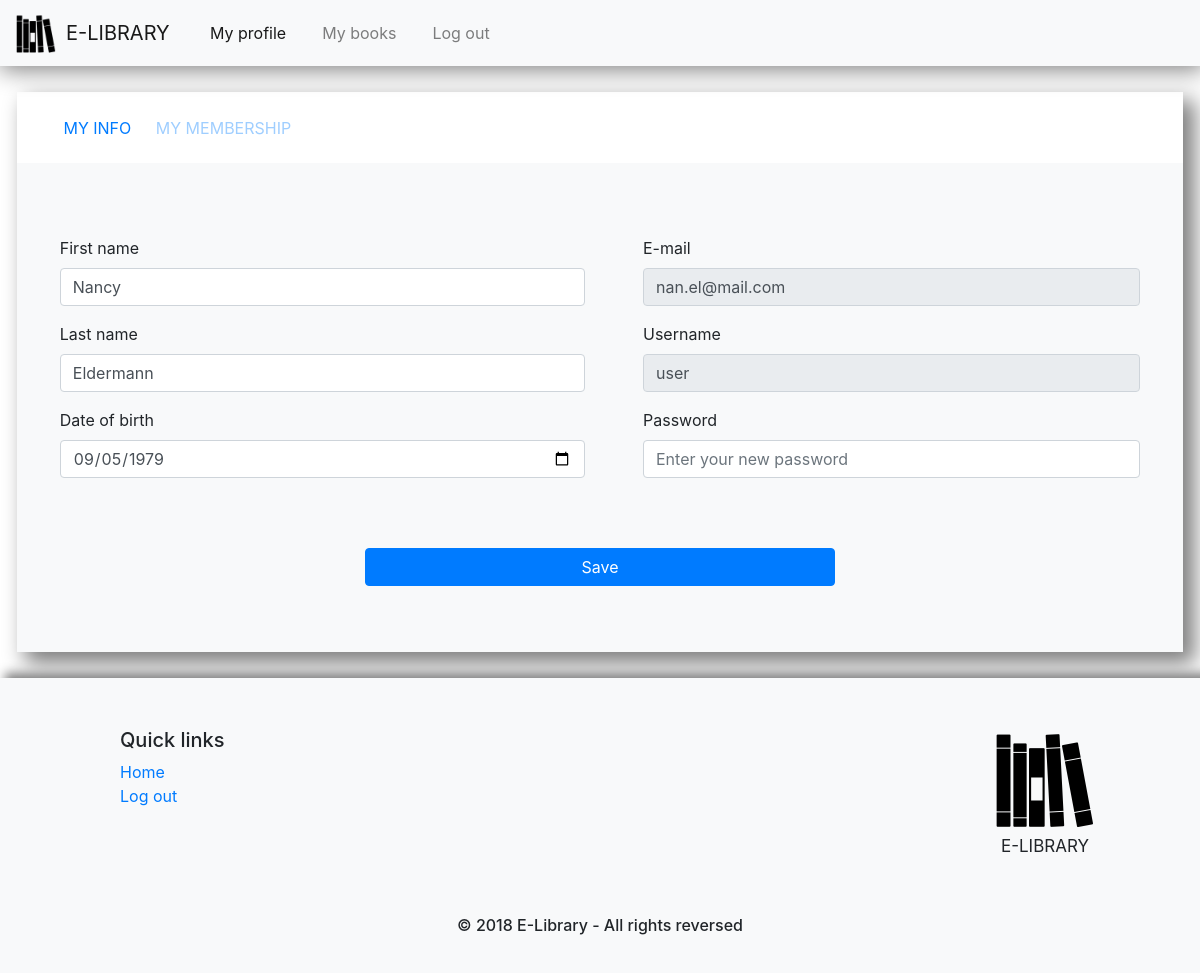
Screenshot of /interface/pages/user-profile.php (signed in) with the database file from the repository.
### tables this page shows
CREATE TABLE `user` (
  `id_user` int(11) NOT NULL,
  `firstname` varchar(255) NOT NULL,
  `lastname` varchar(255) NOT NULL,
  `date_of_birth` date NOT NULL,
  `e_mail` varchar(50) NOT NULL,
  `username` varchar(20) NOT NULL,
  `password` varchar(255) NOT NULL,
  `approval` tinyint(4) NOT NULL DEFAULT '0',
  `status` tinyint(4) NOT NULL DEFAULT '1',
  `id_role` int(11) NOT NULL DEFAULT '0'
);

### data/data_models/user.php (called while the page is built, shortened)
<?php
	class user {
		protected $_firstname;
		protected $_lastname;
		protected $_date_of_birth;
		protected $_e_mail;
		protected $_username;
		protected $_role;
		public function __construct ($firstname, $lastname, $date_of_birth, $e_mail, $username, $password, $approval, $status, $role) {
			$this->_firstname = $firstname;
			$this->_lastname = $lastname;
			$this->_date_of_birth = $date_of_birth;
			$this->_e_mail = $e_mail;
			$this->_username = $username;
			$this->_role = $role;
    		}
   		public function get_firstname() {
			return $this->_firstname;
		}
   		public function get_lastname() {
			return $this->_lastname;
		}
   		public function get_date_of_birth() {
			return $this->_date_of_birth;
		}
		public function get_e_mail() {
			return $this->_e_mail;
		}
		public function get_username() {
			return $this->_username;
		}
		public function get_role() {
			return $this->_role;
		}
	}
?>

### data/data_models/role.php (called while the page is built, shortened)
<?php
	class role {
		protected $_role_title;
		public function __construct ($role_title) {
			$this->_role_title = $role_title;
    		}
   		public function get_role_title() {
			return $this->_role_title;
		}
	}
?>

### data/data_access/roleDAO.php (called while the page is built, shortened)
<?php
	require_once __DIR__.'/../../data/data_connect/connection.php';
	require_once __DIR__.'/../../data/data_models/role.php';
	class roleDAO extends connection implements query_interface{
		public function get_by_id($id){
			$connection = $this->get_connection();
			$sql = "SELECT * FROM role WHERE id_role = ? ";
			$statement = $connection->prepare($sql);
			$statement->bind_param("i",$id);
			$statement->execute();
			$result = $statement->get_result();
			if ($result->num_rows == 1) {
				$row = $result->fetch_assoc();
				$role = new role($row["role_title"]);
				$role->set_id_role($row["id_role"]);
				return $role;
			}
			return null;
		}
	}
?>

### data/data_access/userDAO.php (called while the page is built, shortened)
<?php
	require_once __DIR__.'/../../data/data_connect/connection.php';
	require_once __DIR__.'/../../data/data_access/roleDAO.php';
	require_once __DIR__.'/../../data/data_models/user.php';
	class userDAO extends connection implements query_interface{
		public function get_by_id($id){
			$connection = $this->get_connection();
			$sql = "SELECT * FROM user WHERE id_user = ? ";
			$statement = $connection->prepare($sql);
			$statement->bind_param("i",$id);
			$statement->execute();
			$result = $statement->get_result();
			$roleDao = new roleDAO();
			if ($result->num_rows == 1) {
				$row = $result->fetch_assoc();
				$role = $roleDao->get_by_id($row["id_role"]);
				$user = new user($row["firstname"],$row["lastname"],$row["date_of_birth"],$row["e_mail"],
					$row["username"],$row["password"],$row["approval"],$row["status"],$role);
				$user->set_id_user($row["id_user"]);
				return $user;
			}
			return null;
		}
		public function get_by_username($username){
			$connection = $this->get_connection();
			$sql = "SELECT * FROM user WHERE username = ? ";
			$statement = $connection->prepare($sql);
			$statement->bind_param("s",$username);
			$statement->execute();
			$result = $statement->get_result();
			$roleDao = new roleDAO();
			if ($result->num_rows == 1) {
				$row = $result->fetch_assoc();
				$role = $roleDao->get_by_id($row["id_role"]);
				$user = new user($row["firstname"],$row["lastname"],$row["date_of_birth"], $row["e_mail"],
					$row["username"],$row["password"],$row["approval"],$row["status"],$role);
				$user->set_id_user($row["id_user"]);
				return $user;
			}
			return null;
		}
	}
?>

### data/data_helpers/helpers.php (called while the page is built, shortened)
<?php
	include_once __DIR__.'/../data_access/memberDAO.php';
	include_once __DIR__.'/../data_access/userDAO.php';
	class helpers{
		public function is_member($username){
			$userDao = new userDAO();
			$user = $userDao->get_by_username($username);
			$memberDao = new memberDAO();
			$member = $memberDao->get_by_user($user);
			return $member ? true : false;
		}
	}
?>

### data/data_connect/connection.php (called while the page is built, shortened)
<?php
	class connection {
		public function get_connection(){
			$this->_connection = mysqli_connect("localhost", "root", "", "library");
			return $this->_connection;
		}
	}
?>

### data/data_access/memberDAO.php (called while the page is built, shortened)
<?php
	require_once __DIR__.'/../../data/data_connect/connection.php';
	require_once __DIR__.'/../../data/data_access/addressDAO.php';
	require_once __DIR__.'/../../data/data_access/userDAO.php';
	require_once __DIR__.'/../../data/data_models/user.php';
	class memberDAO extends connection implements query_interface{
		public function get_by_username($username){
			$connection = $this->get_connection();
			$sql = "SELECT * FROM member INNER JOIN user ON member.id_user = user.id_user WHERE user.username = ? ";
			$statement = $connection->prepare($sql);
			$statement->bind_param("s",$username);
			$statement->execute();
			$result = $statement->get_result();
			if ($result->num_rows == 1) {
				$row = $result->fetch_assoc();
				$userDao = new userDAO();
				$user = $userDao->get_by_id($row["id_user"]);
				$addressDao = new addressDAO();
				$address = $addressDao->get_by_id($row["id_address"]);
				$membership = new member($row["member_phone"],$row["member_mobile"],$row["member_from"],
							     $row["member_to"],$row["penality_points"],
							     $row["notes"], $address, $user);
				$membership->set_id_member($row["id_member"]);
				return $membership;
			}
			return null;
		}
		public function get_by_user($user){
			return $this->get_by_username($user->get_username());
		}
	}
?>

### data/data_access/addressDAO.php (called while the page is built, shortened)
<?php
	require_once __DIR__.'/../../data/data_connect/connection.php';
	class addressDAO extends connection implements query_interface{
		public function get_by_id($id){
			$connection = $this->get_connection();
			$sql = "SELECT * FROM address WHERE id_address = ? ";
			$statement = $connection->prepare($sql);
			$statement->bind_param("i",$id);
			$statement->execute();
			$result = $statement->get_result();
			if ($result->num_rows == 1) {
				$row = $result->fetch_assoc();
				$address = new address($row["zip_code"],$row["street_address"],$row["city"]);
				$address->set_id_address($row["id_address"]);
				return $address;
			}
			return null;
		}
	}
?>

### interface/pages/user-profile.php (the view, shortened to what this page needs)
<?php
	require_once __DIR__.'/../../data/data_access/userDAO.php';
	$userDao = new userDAO();
	$user = $userDao->get_by_username($_SESSION["username"]);
	$helper = new helpers();
?>
<!DOCTYPE HTML>
<html>
	<head>
		<link rel="stylesheet" href="../styles/css/bootstrap.min.css" />
		<link rel="stylesheet" href="../styles/bootstrap-nav-fix.css" />
		<link rel="stylesheet" href="../styles/user-profile.css" />
		<link rel="stylesheet" href="../styles/bootstrap-form-fix.css" />
		<link rel="stylesheet" href="../styles/page.css" />
		<link rel="stylesheet" href="../styles/footer.css" />
	</head>
	<body>
		<nav class="navbar navbar-expand-lg nav-fix sticky-top navbar-light bg-light">
			<a class="navbar-brand" href="javascript:void(0);"><div class="nav-logo-wrap"><div class="nav-logo"></div> <span class="nav-text">E-LIBRARY</span></div> </a>
			<ul class="navbar-nav mr-auto">
				<li class="nav-item active">
					<a class="nav-link" href="/project/interface/pages/user-profile.php">My profile<span class="sr-only">(current)</span></a>
				</li>
				<?php if($user->get_role()->get_role_title() === 'user' and $helper->is_member($_SESSION["username"]) ){?>
				<li class="nav-item">
					<a class="nav-link" href="/project/interface/pages/user-book.php">My books</a>
				</li>
				<?php } ?>
				<li class="nav-item">
					<form id="logout" method="get" action="">
						<a class="nav-link" href="javascript:void(0);" onclick="document.getElementById('logout').submit();">Log out</a>
					</form>
				</li>
			</ul>
	</nav>
	<div class="page-body-wrap">
		<div class="page-body">
			<div class="body-nav">
			<ul id="tabs">
				<li id="tab-1" onclick="show_selected_view(this);" class="active-tab"><a href="javascript:void(0);">My info</a></li>
				<?php if($user->get_role()->get_role_title() === 'user' and $helper->is_member($_SESSION["username"]) ){?>
				<li id="tab-2" onclick="show_selected_view(this);"><a href="javascript:void(0);">My membership</a></li>
				<?php } ?>
			</div>
			<div id="views">
				<div id="tab1-view" >
					<div id="user-form" class="user-form-wrap">
						<form class="user-form" method="post" action="">
							<div class="form-section left-section">
								<div class="form-group">
									<label class="control-label col-sm-2 user-col-fix" for="first-input">First name</label>
									<div class="col-sm-10 user-col-fix">
										<input type="text" class="form-control" id="firstname-input" name="firstname-input" placeholder="Enter your first name" value="<?php echo $user->get_firstname(); ?>">
									</div>
								</div>
								<div class="form-group">
									<label class="control-label col-sm-2 user-col-fix" for="lastname-input">Last name</label>
									<div class="col-sm-10 user-col-fix">
										<input type="text" class="form-control" id="lastname-input" name="lastname-input" placeholder="Enter your last name" value="<?php echo $user->get_lastname(); ?>">
									</div>
								</div>
								<div class="form-group">
									<label class="control-label col-sm-2 user-col-fix" for="date-of-birth-input">Date of birth</label>
									<div class="col-sm-10 user-col-fix">
										<input type="date" class="form-control" id="date-of-birth-input" name="date-of-birth-input" placeholder="Enter your date of birth" value="<?php echo $user->get_date_of_birth(); ?>">
									</div>
								</div>
							</div>
							<div class="form-section">
								<div class="form-group">
									<label class="control-label col-sm-2 user-col-fix" for="email-input">E-mail</label>
									<div class="col-sm-10 user-col-fix">
										<input type="email" class="form-control" id="email-input" name="email-input" placeholder="Enter your e-mail" value="<?php echo $user->get_e_mail();?>" readonly>
									</div>
								</div>
								<div class="form-group">
									<label class="control-label col-sm-2 user-col-fix" for="username-input">Username</label>
									<div class="col-sm-10 user-col-fix">
										<input type="text" class="form-control" id="username-input" name="username-input" placeholder="Enter your username" value="<?php echo $user->get_username(); ?>" readonly>
									</div>
								</div>
								<div class="form-group">
									<label class="control-label col-sm-2 user-col-fix" for="password-input">Password</label>
									<div class="col-sm-10 user-col-fix">
										<input type="password" class="form-control" id="password-input" name="password-input" placeholder="Enter your new password" >
									</div>
								</div>
							</div>
							<div class="form-group">
								<div class="col-sm-offset-2 col-sm-10 user-form-button-wrap">
									<button type="submit" class="btn btn-primary form-button" name="save" value="save-user">Save</button>
								</div>
							</div>
						</form>
					</div>
				</div>
			</div>
		</div>
	</div>
	<div class="footer-container">
		<div class="row text-center text-xs-center text-sm-left text-md-left justify">
			<div class="col-xs-12 col-sm-4 col-md-4 links">
				<h5>Quick links</h5>
				<ul class="list-unstyled quick-links">
					<li><a href="/project/interface/pages/admin-manager-profile.php">Home</a></li>
					<li>
						<form id="log-out" method="get" action="">
							<a href="javascript:void(0);" onclick="document.getElementById('log-out').submit();">
								Log out
							</a>
					</form>
					</li>
				</ul>
			</div>
			<div class="footer-logo-wrap  text-center text-xs-center text-sm-left text-md-left "><div class="footer-logo"></div><div class="footer-logo-text">E-LIBRARY</div></div>
		</div>
		<div class="row">
			<div class="col-xs-12 col-sm-12 col-md-12 mt-2 mt-sm-2 text-center col-spacing">
				<p class="h6">&copy 2018 E-Library - All rights reversed</p>
			</div>
		</div>
	</div>
</body>
</html>

### interface/styles/user-profile.css (style rules this page uses)
.left-section { padding-right:0px !important; }

### interface/styles/page.css (style rules this page uses)
.page-body-wrap { padding:2.2% 1.4%; }
.page-body { min-height:550px; width:100%; background-color:#f8f9fa !important; box-shadow: 10px 10px 20px 2px grey; }
.body-nav { padding: 2% 4%; background-color: #fff; color: #9fceff; text-transform: uppercase; }
.body-nav > ul { list-style: none; padding: 0; margin: 0; }
.nav-item:first-child { padding-left: 10px; }
li:first-child { padding-left: 0px; }
ul li { display: inline; padding-left: 10px; padding-right: 10px; color: #9fceff; }
.active-tab > a, .active-tab > a:hover, .active-tab > a:visited { color:#007bff; }
li > a { outline:none; text-decoration:none !important; color: #9fceff; }
.quick-links > li > a, li > a:hover { color:#007bff; }

### interface/styles/footer.css (style rules this page uses)
.footer-container { background-color: #f8f9fa !important; padding-top: 50px; padding-left: 50px; padding-right:50px; padding-bottom:30px; box-shadow: 15px 5px 10px 10px grey; }
.col-spacing { padding-top:50px; }
.footer-logo-wrap { width:100px; height:130px; margin-right: 5%; }
.footer-logo { display: inline-block; background-image: url("../../resources/images/library-icon.png"); background-position: center; background-repeat: no-repeat; background-size: cover; width:100px; height:100px; }
.footer-logo-text { font-size: 17px; text-align: center; }
.justify { justify-content: space-between; margin-right: 0px; margin-left: 0px; }
.links { margin-left:5%; max-width:20%; }
#log-out { padding: 0px; margin-bottom:0; }

### rows the page displays
user: firstname-input "Nancy", lastname-input "Eldermann", date-of-birth-input "09/05/1979", email-input "nan.el@mail.com", username-input "user"
